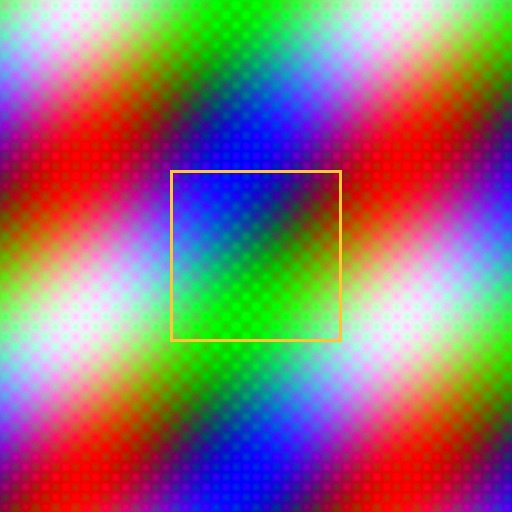
#> input picture sample_images/ai_generated_diffusion_art.jpg, 512 x 512 px
$ python -i ela_analysis.py   (imports and definitions only)
#> lines starting #> are read from the running program, lines starting #| are printed output that depends on the picture
#> further down, picture is the input picture: PIL image 512x512 RGB; mean R, G, B 143.1, 114.5, 117.5
"""
Error Level Analysis (ELA) Forensic Module
Detects compression discrepancies, splices, and synthetic generation artifacts.
"""

import io
import numpy as np
import cv2
from PIL import Image, ImageChops, ImageEnhance
from typing import Tuple, Dict, Any


def compute_ela(image: Image.Image, quality: int = 90, scale: float = 15.0) -> Tuple[np.ndarray, float]:
    """
    Computes Error Level Analysis by resaving the image at a known JPEG quality
    and calculating the amplified pixel-level difference.
    Returns:
        ela_visual: RGB image array of amplified compression differences
        ela_score: Normalized anomaly score [0.0 - 1.0]
    """
#> called with quality = 90, scale = 15
    # Ensure image is in RGB
    orig_rgb = image.convert("RGB")

    # Save to in-memory JPEG buffer at specified quality
    buffer = io.BytesIO()
    orig_rgb.save(buffer, "JPEG", quality=quality)
    buffer.seek(0)
    recompressed = Image.open(buffer)

    # Calculate absolute difference
    diff = ImageChops.difference(orig_rgb, recompressed)
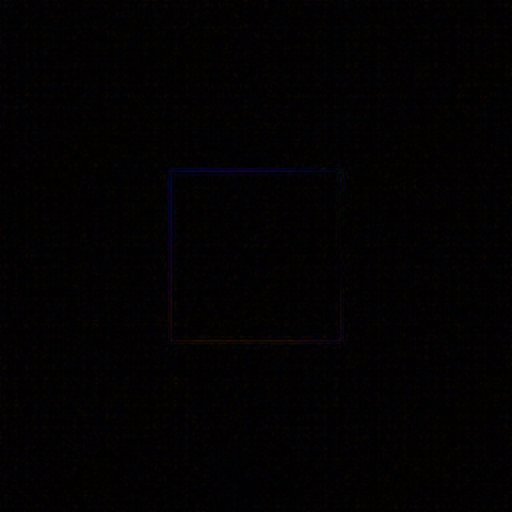
#> diff: PIL image 512x512 RGB; mean R, G, B 2.7, 1.7, 2.3

    # Scale the difference for visual inspection
    extrema = diff.getextrema()
#> extrema = ((0, 32), (0, 17), (0, 55))
    max_diff = max([ex[1] for ex in extrema]) if extrema else 1
#> max_diff = 55
    if max_diff == 0:
        max_diff = 1

    # Enhance visual contrast
    scale_factor = scale if scale > 0 else (255.0 / max_diff)
#> scale_factor = 15
    enhancer = ImageEnhance.Brightness(diff)
    diff_enhanced = enhancer.enhance(scale_factor)
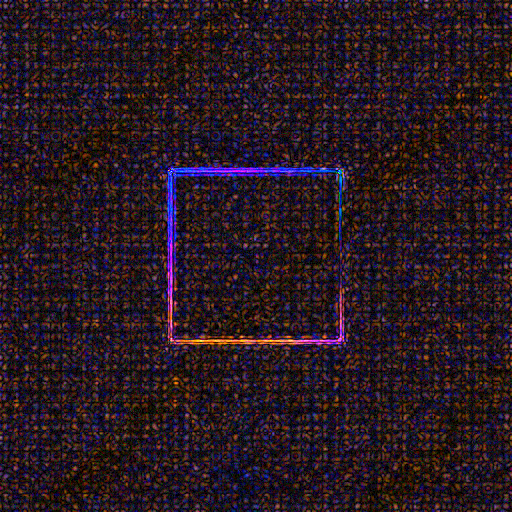
#> diff_enhanced: PIL image 512x512 RGB; mean R, G, B 40.6, 24.9, 33.7

    ela_visual = np.array(diff_enhanced)

    # Quantitative analysis: Standard deviation and local variance of difference map
    diff_gray = cv2.cvtColor(np.array(diff), cv2.COLOR_RGB2GRAY)
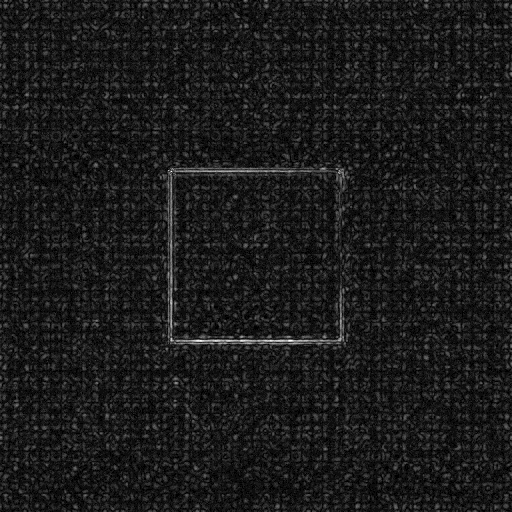
#> diff_gray: shape (512, 512); min 0, max 19, mean 2.02; drawn with min black and max white
    ela_mean = np.mean(diff_gray)
#> ela_mean = 2.02
    ela_std = np.std(diff_gray)
#> ela_std = 1.39

    # Natural uncompressed or uniform images have steady low error variance.
    # Inconsistent synthetic media or spliced sections produce high local variance.
    norm_score = float(np.clip((ela_std * 0.15) + (ela_mean * 0.05), 0.0, 1.0))
#> norm_score = 0.31

    return ela_visual, norm_score


def analyze_ela_artifacts(image: Image.Image, quality: int = 90) -> Dict[str, Any]:
    """
    Full ELA artifact inspection pipeline.
    """
    ela_vis, anomaly_score = compute_ela(image, quality=quality)

    return {
        "ela_anomaly_score": anomaly_score,
        "ela_visualization": ela_vis,
        "compression_quality_checked": quality,
        "is_anomalous": anomaly_score > 0.50
    }

>>> from PIL import Image
>>> picture = Image.open('../../sample_images/ai_generated_diffusion_art.jpg')
>>> result = compute_ela(picture)

$ run again, on sample_images/real_architectural_photo.jpg
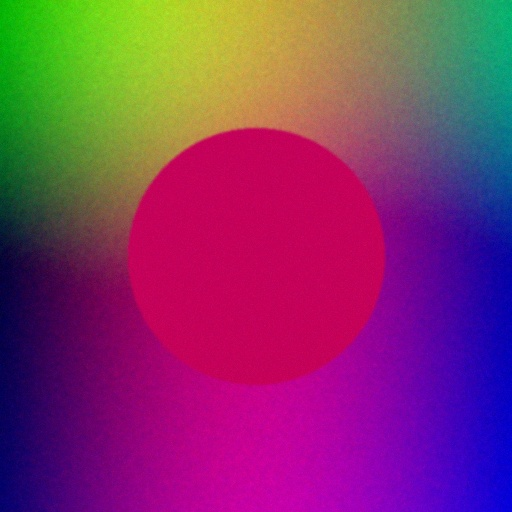
#> input picture sample_images/real_architectural_photo.jpg, 512 x 512 px
#> picture is the input picture: PIL image 512x512 RGB; mean R, G, B 128.8, 52.6, 105
#> extrema = ((0, 19), (0, 14), (0, 18))
#> max_diff = 19
#> scale_factor = 15
#> in compute_ela, `diff_enhanced = enhancer.enhance(scale_factor)`:
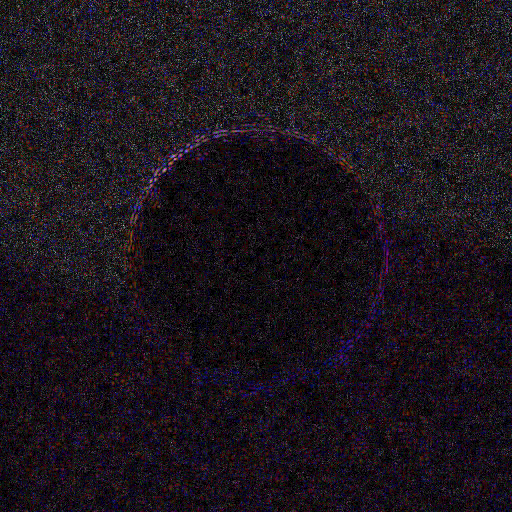
#> diff_enhanced: PIL image 512x512 RGB; mean R, G, B 28.5, 21.4, 28.8
#> in compute_ela, `diff_gray = cv2.cvtColor(np.array(diff), cv2.COLOR_RGB2GRAY)`:
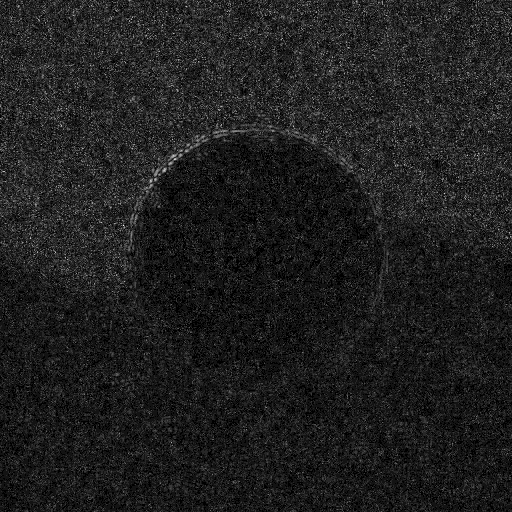
#> diff_gray: shape (512, 512); min 0, max 13, mean 1.61; drawn with min black and max white
#> ela_mean = 1.61
#> ela_std = 1.17
#> norm_score = 0.257
